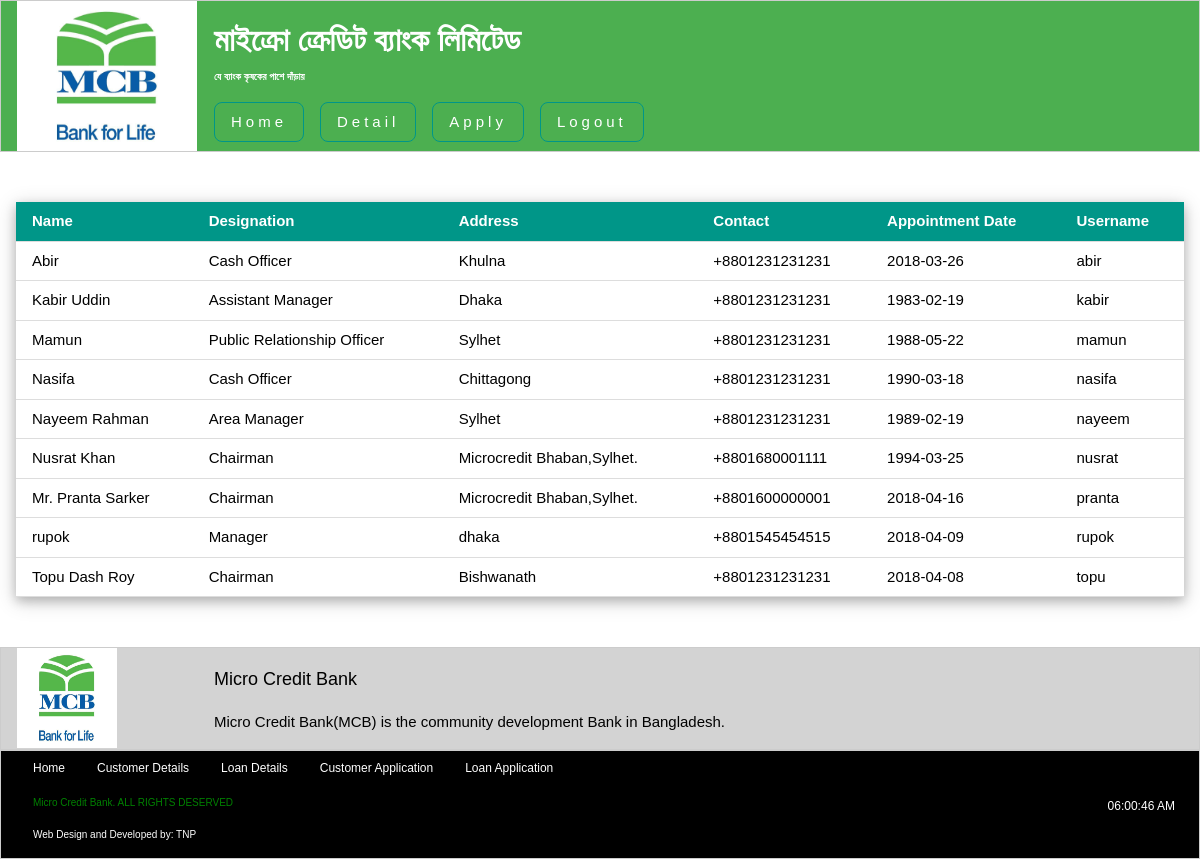
Screenshot of /admin_detail.php with the database file from the repository.
### tables this page shows
CREATE TABLE IF NOT EXISTS `board_of_directors` (
  `username` varchar(255) NOT NULL,
  `password` varchar(255) NOT NULL,
  `name` varchar(255) NOT NULL,
  `designation` varchar(255) NOT NULL,
  `date_of_appointment` varchar(255) NOT NULL,
  `contact_address` varchar(255) NOT NULL,
  `contact_no` varchar(255) NOT NULL
);

### admin_detail.php (the view, shortened to what this page needs)
<?php include("include/config.php");
	if($_SESSION['designation'] == "Chairman")
	{
	  include("include/header_chairman.php");
	}
	else if($_SESSION['designation'] == "Manager")
	{
	  include("include/header_manager.php");
	}
	else if($_SESSION['designation'] == "Cash Officer")
	{
		include("include/header_cash_officer.php");
	}
	else
	{
	  include("include/header_admin.php");
	}
?>
<?php
	$qry = "SELECT * FROM board_of_directors";
	$result = mysql_query($qry);
?>
	<div class="w3-container" style="min-height:295px;height:auto;">
		<table class="w3-table w3-container w3-hoverable w3-bordered w3-middle w3-card-4" style="max-width:auto;width:100%;margin-top:50px; margin-bottom: 50px; font-family: Arial; ">
			<thead>
				<tr class="w3-teal">
					<th> Name </th>
					<th> Designation </th>
					<th> Address </th>
					<th> Contact </th>
					<th> Appointment Date </th>
					<th> Username </th>
				</tr>
			</thead>
	<?php
	if (mysql_num_rows($result) > 0)
	{
    	while($row = mysql_fetch_assoc($result))
    	{
    		?>
			<tr>
				<td> <?php echo $row['name']; ?> </td>
				<td> <?php echo $row['designation']; ?> </td>
				<td> <?php echo $row['contact_address']; ?> </td>
				<td> <?php echo $row['contact_no']; ?> </td>
				<td> <?php echo $row['date_of_appointment']; ?> </td>
				<td> <?php echo $row['username']; ?> </td>
			</tr>
    	<?php
   		}
    	?>
    	</table>
    <?php
	}
	?>
</div>
<?php
	if($_SESSION['designation'] == "Chairman")
	{
	  include("include/footer_chairman.php");
	}
	else if($_SESSION['designation'] == "Manager")
	{
	  include("include/footer_manager.php");
	}
	else if($_SESSION['designation'] == "Cash Officer")
	{
		include("include/footer_cash_officer.php");
	}
	else
	{
	  include("include/footer_admin.php");
	}
?>

### css/w3_css.css (style rules this page uses)
html { box-sizing:border-box }
*,*:before,*:after { box-sizing:inherit }
html { -ms-text-size-adjust:100%;-webkit-text-size-adjust:100% }
body { margin:0 }
html,body { font-family:Verdana,sans-serif;font-size:15px;line-height:1.5 }
html { overflow-x:hidden }
.w3-table,.w3-table-all { border-collapse:collapse;border-spacing:0;width:100%;display:table }
.w3-bordered tr,.w3-table-all tr { border-bottom:1px solid #ddd }
.w3-table td,.w3-table th,.w3-table-all td,.w3-table-all th { padding:8px 8px;display:table-cell;text-align:left;vertical-align:top }
.w3-table th:first-child,.w3-table td:first-child,.w3-table-all th:first-child,.w3-table-all td:first-child { padding-left:16px }
.w3-container:after,.w3-container:before,.w3-panel:after,.w3-panel:before,.w3-row:after,.w3-row:before,.w3-row-padding:after,.w3-row-padding:before, .w3-cell-row:before,.w3-cell-row:after,.w3-clear:after,.w3-clear:before,.w3-bar:before,.w3-bar:after { content:"";display:table;clear:both }
.w3-container,.w3-panel { padding:0.01em 16px }
.w3-card-4,.w3-hover-shadow:hover { box-shadow:0 4px 10px 0 rgba(0,0,0,0.2),0 4px 20px 0 rgba(0,0,0,0.19) }
.w3-teal,.w3-hover-teal:hover { color:#fff!important;background-color:#009688!important }
.w3-middle { margin: 0 auto; }

### rows the page displays
board_of_directors: name "Abir", designation "Cash Officer", contact_address "Khulna", contact_no "+8801231231231", date_of_appointment "2018-03-26", username "abir"
board_of_directors: name "Kabir Uddin", designation "Assistant Manager", contact_address "Dhaka", contact_no "+8801231231231", date_of_appointment "1983-02-19", username "kabir"
board_of_directors: name "Mamun", designation "Public Relationship Officer", contact_address "Sylhet", contact_no "+8801231231231", date_of_appointment "1988-05-22", username "mamun"
board_of_directors: name "Nasifa", designation "Cash Officer", contact_address "Chittagong", contact_no "+8801231231231", date_of_appointment "1990-03-18", username "nasifa"
board_of_directors: name "Nayeem Rahman", designation "Area Manager", contact_address "Sylhet", contact_no "+8801231231231", date_of_appointment "1989-02-19", username "nayeem"
board_of_directors: name "Nusrat Khan", designation "Chairman", contact_address "Microcredit Bhaban,Sylhet.", contact_no "+8801680001111", date_of_appointment "1994-03-25", username "nusrat"
board_of_directors: name "Mr. Pranta Sarker", designation "Chairman", contact_address "Microcredit Bhaban,Sylhet.", contact_no "+8801600000001", date_of_appointment "2018-04-16", username "pranta"
board_of_directors: name "rupok", designation "Manager", contact_address "dhaka", contact_no "+8801545454515", date_of_appointment "2018-04-09", username "rupok"
board_of_directors: name "Topu Dash Roy", designation "Chairman", contact_address "Bishwanath", contact_no "+8801231231231", date_of_appointment "2018-04-08", username "topu"
